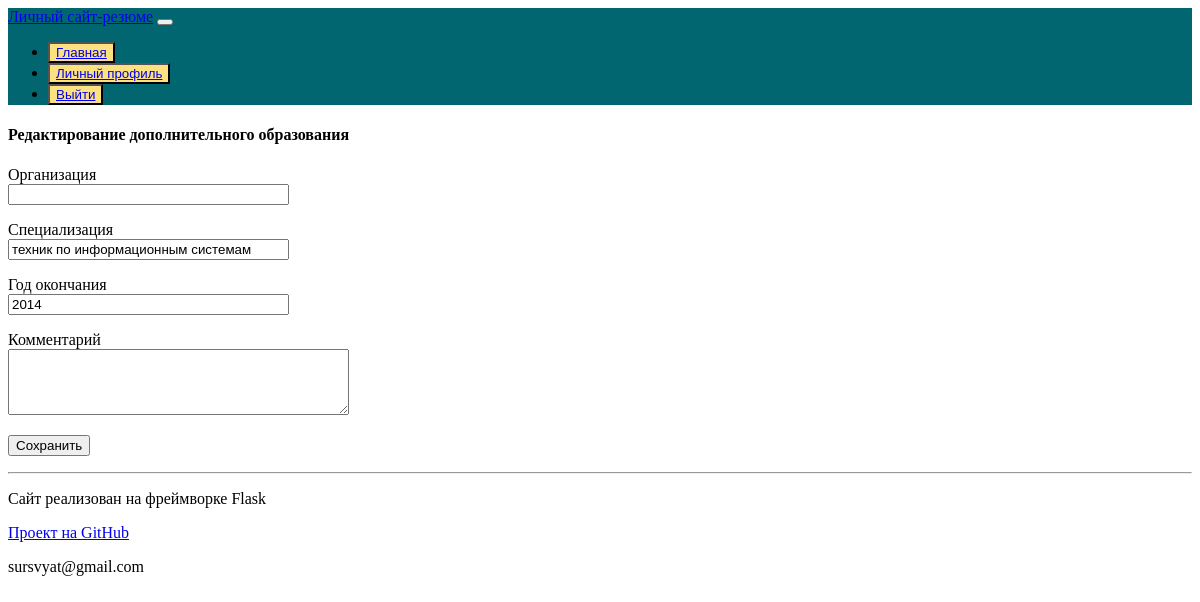
Screenshot of /edit_additional_education/1 (signed in) with the database file from the repository.
### app/models.py (models this page shows)
class ResumeEducation(db.Model):
    id = db.Column(db.Integer, primary_key=True)
    level = db.Column(db.String(128))
    educational_institution = db.Column(db.String(500))
    conducting_organization = db.Column(db.String(500))
    faculty = db.Column(db.String(500))
    specialization = db.Column(db.String(128))
    year_completion = db.Column(db.String(64))
    comment = db.Column(db.String(1000))
    timestamp = db.Column(db.DateTime, index=True, default=datetime.utcnow)
    user_id = db.Column(db.Integer, db.ForeignKey('user.id'))

### app/routes.py (the view)
@app.route('/edit_additional_education/<education_id>', methods=['GET', 'POST'])
@login_required
def edit_additional_education(education_id):
    form = AdditionalEducationForm()
    training = ResumeEducation.query.filter_by(id=education_id).first_or_404()
    if form.validate_on_submit():
        training.conducting_organization = form.conducting_organization.data
        training.specialization = form.specialization.data
        training.year_completion = form.year_completion.data
        training.comment = form.comment.data
        db.session.commit()
        flash('Дополнительное образование изменено.')
        return redirect(url_for('resume', username=current_user.username))
    elif request.method == 'GET':
        form.conducting_organization.data = training.conducting_organization
        form.specialization.data = training.specialization
        form.year_completion.data = training.year_completion
        form.comment.data = training.comment
    return render_template(
        'edit_additional_education.html', title='Дополнительное образование', form=form
    )

### app/forms.py
class AdditionalEducationForm(FlaskForm):
    conducting_organization = StringField('Организация', validators=[DataRequired()])
    specialization = StringField('Специализация', validators=[DataRequired()])
    year_completion = StringField('Год окончания', validators=[DataRequired()])
    comment = TextAreaField('Комментарий', validators=[Length(min=0, max=1000)])
    submit = SubmitField('Сохранить')

### app/models.py (called while the page is built)
@login.user_loader
def load_user(id):
    return User.query.get(int(id))

### app/routes.py (called while the page is built)
@app.before_request
def before_request():
    if current_user.is_authenticated:
        current_user.last_seen = datetime.now() #strftime("%d.%m.%Y-%H:%M:%S")
        db.session.commit()

### app/templates/edit_additional_education.html (shortened to what this page needs)
{% extends "base.html" %}
{% block content %}
    <div class="container text-center mt-5 pt-3">
        <h4 class="mt-5">Редактирование дополнительного образования</h4>
        <form action="" method="post">
            <p>
                {{ form.conducting_organization.label }}<br>
                {{ form.conducting_organization(size=32) }}<br>
            </p>
            <p>
                {{ form.specialization.label }}<br>
                {{ form.specialization(size=32) }}<br>
            </p>
            <p>
                {{ form.year_completion.label }}<br>
                {{ form.year_completion(size=32) }}<br>
            </p>
            <p>
                {{ form.comment.label }}<br>
                {{ form.comment(cols=40, rows=4) }}
            </p>
            <p>{{ form.submit() }}</p>
        </form>
    </div>
{% endblock %}

### app/static/css/main.css (style rules this page uses)
html,body { height: 100%; }

### rows the page displays
ResumeEducation: specialization "техник по информационным системам", year_completion "2014"
